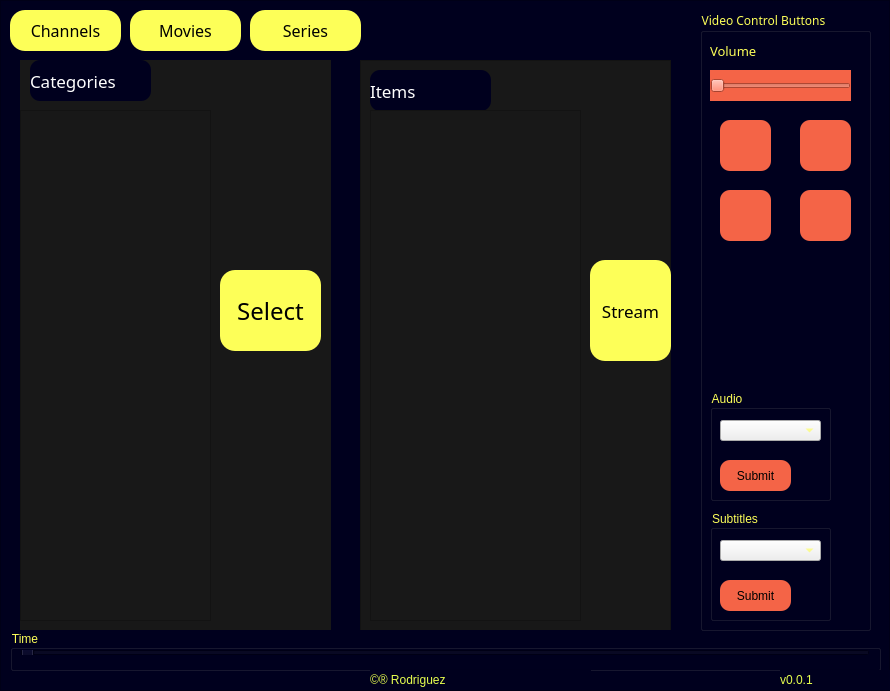
<?xml version="1.0" encoding="UTF-8"?>
<ui version="4.0">
 <class>MainWindow</class>
 <widget class="QMainWindow" name="MainWindow">
  <property name="geometry">
   <rect>
    <x>0</x>
    <y>0</y>
    <width>890</width>
    <height>691</height>
   </rect>
  </property>
  <property name="minimumSize">
   <size>
    <width>890</width>
    <height>691</height>
   </size>
  </property>
  <property name="maximumSize">
   <size>
    <width>890</width>
    <height>691</height>
   </size>
  </property>
  <property name="windowTitle">
   <string>MainWindow</string>
  </property>
  <widget class="QWidget" name="centralwidget">
   <widget class="QFrame" name="frame">
    <property name="geometry">
     <rect>
      <x>0</x>
      <y>0</y>
      <width>890</width>
      <height>691</height>
     </rect>
    </property>
    <property name="minimumSize">
     <size>
      <width>686</width>
      <height>691</height>
     </size>
    </property>
    <property name="maximumSize">
     <size>
      <width>890</width>
      <height>691</height>
     </size>
    </property>
    <property name="font">
     <font>
      <pointsize>7</pointsize>
     </font>
    </property>
    <property name="styleSheet">
     <string notr="true">background-color:  rgb(0, 0, 30)</string>
    </property>
    <property name="frameShape">
     <enum>QFrame::StyledPanel</enum>
    </property>
    <property name="frameShadow">
     <enum>QFrame::Raised</enum>
    </property>
    <widget class="QStackedWidget" name="stackedWidget">
     <property name="geometry">
      <rect>
       <x>20</x>
       <y>60</y>
       <width>311</width>
       <height>571</height>
      </rect>
     </property>
     <property name="styleSheet">
      <string notr="true">background-color: rgb(24, 24, 24);
</string>
     </property>
     <property name="currentIndex">
      <number>0</number>
     </property>
     <widget class="QWidget" name="page">
      <widget class="QListWidget" name="listWidget_channels">
       <property name="geometry">
        <rect>
         <x>0</x>
         <y>50</y>
         <width>191</width>
         <height>511</height>
        </rect>
       </property>
      </widget>
      <widget class="QLabel" name="label">
       <property name="geometry">
        <rect>
         <x>10</x>
         <y>0</y>
         <width>121</width>
         <height>41</height>
        </rect>
       </property>
       <property name="font">
        <font>
         <family>MV Boli</family>
         <pointsize>13</pointsize>
        </font>
       </property>
       <property name="styleSheet">
        <string notr="true">background-color:  rgb(0, 0, 30);
color: white;
 border-radius:10px;</string>
       </property>
       <property name="text">
        <string>Categories</string>
       </property>
      </widget>
      <widget class="QPushButton" name="btn_select_channel_category">
       <property name="geometry">
        <rect>
         <x>200</x>
         <y>210</y>
         <width>101</width>
         <height>81</height>
        </rect>
       </property>
       <property name="font">
        <font>
         <family>MV Boli</family>
         <pointsize>18</pointsize>
        </font>
       </property>
       <property name="styleSheet">
        <string notr="true">QPushButton{
	background-color: rgb(253, 255, 88);
    border-radius:15px;
}

QPushButton:hover{
	background-color: rgb(244, 100, 71);
    color: rgb(232, 255, 78);
}
</string>
       </property>
       <property name="text">
        <string>Select</string>
       </property>
      </widget>
     </widget>
     <widget class="QWidget" name="page_3">
      <widget class="QLabel" name="label_6">
       <property name="geometry">
        <rect>
         <x>10</x>
         <y>0</y>
         <width>121</width>
         <height>41</height>
        </rect>
       </property>
       <property name="font">
        <font>
         <family>MV Boli</family>
         <pointsize>13</pointsize>
        </font>
       </property>
       <property name="styleSheet">
        <string notr="true">background-color:  rgb(0, 0, 30);
color: white;
 border-radius:10px;</string>
       </property>
       <property name="text">
        <string>Categories</string>
       </property>
      </widget>
      <widget class="QPushButton" name="btn_select_movies_category">
       <property name="geometry">
        <rect>
         <x>200</x>
         <y>210</y>
         <width>101</width>
         <height>81</height>
        </rect>
       </property>
       <property name="font">
        <font>
         <family>MV Boli</family>
         <pointsize>18</pointsize>
        </font>
       </property>
       <property name="styleSheet">
        <string notr="true">QPushButton{
	background-color: rgb(253, 255, 88);
    border-radius:15px;
}

QPushButton:hover{
	background-color: rgb(244, 100, 71);
    color: rgb(232, 255, 78);
}
</string>
       </property>
       <property name="text">
        <string>Select</string>
       </property>
      </widget>
      <widget class="QListWidget" name="listWidget_movies">
       <property name="geometry">
        <rect>
         <x>0</x>
         <y>50</y>
         <width>191</width>
         <height>511</height>
        </rect>
       </property>
      </widget>
     </widget>
     <widget class="QWidget" name="page_2">
      <widget class="QLabel" name="label_7">
       <property name="geometry">
        <rect>
         <x>10</x>
         <y>0</y>
         <width>121</width>
         <height>41</height>
        </rect>
       </property>
       <property name="font">
        <font>
         <family>MV Boli</family>
         <pointsize>13</pointsize>
        </font>
       </property>
       <property name="styleSheet">
        <string notr="true">background-color:  rgb(0, 0, 30);
color: white;
 border-radius:10px;</string>
       </property>
       <property name="text">
        <string>Categories</string>
       </property>
      </widget>
      <widget class="QPushButton" name="btn_select_series_category">
       <property name="geometry">
        <rect>
         <x>200</x>
         <y>210</y>
         <width>101</width>
         <height>81</height>
        </rect>
       </property>
       <property name="font">
        <font>
         <family>MV Boli</family>
         <pointsize>18</pointsize>
        </font>
       </property>
       <property name="styleSheet">
        <string notr="true">QPushButton{
	background-color: rgb(253, 255, 88);
    border-radius:15px;
}

QPushButton:hover{
	background-color: rgb(244, 100, 71);
    color: rgb(232, 255, 78);
}
</string>
       </property>
       <property name="text">
        <string>Select</string>
       </property>
      </widget>
      <widget class="QListWidget" name="listWidget_series">
       <property name="geometry">
        <rect>
         <x>0</x>
         <y>50</y>
         <width>191</width>
         <height>511</height>
        </rect>
       </property>
      </widget>
     </widget>
    </widget>
    <widget class="QPushButton" name="btn_channels">
     <property name="geometry">
      <rect>
       <x>10</x>
       <y>10</y>
       <width>111</width>
       <height>41</height>
      </rect>
     </property>
     <property name="font">
      <font>
       <family>MV Boli</family>
       <pointsize>12</pointsize>
      </font>
     </property>
     <property name="styleSheet">
      <string notr="true">QPushButton{
	background-color: rgb(253, 255, 88);
    border-radius:15px;
}

QPushButton:hover{
	background-color: rgb(244, 100, 71);
    color: rgb(232, 255, 78);
}
</string>
     </property>
     <property name="text">
      <string>Channels</string>
     </property>
    </widget>
    <widget class="QPushButton" name="btn_movies">
     <property name="geometry">
      <rect>
       <x>130</x>
       <y>10</y>
       <width>111</width>
       <height>41</height>
      </rect>
     </property>
     <property name="font">
      <font>
       <family>MV Boli</family>
       <pointsize>12</pointsize>
      </font>
     </property>
     <property name="styleSheet">
      <string notr="true">QPushButton{
	background-color: rgb(253, 255, 88);
    border-radius:15px;
}

QPushButton:hover{
	background-color: rgb(244, 100, 71);
    color: rgb(232, 255, 78);
}
</string>
     </property>
     <property name="text">
      <string>Movies</string>
     </property>
    </widget>
    <widget class="QPushButton" name="btn_series">
     <property name="geometry">
      <rect>
       <x>250</x>
       <y>10</y>
       <width>111</width>
       <height>41</height>
      </rect>
     </property>
     <property name="font">
      <font>
       <family>MV Boli</family>
       <pointsize>12</pointsize>
      </font>
     </property>
     <property name="styleSheet">
      <string notr="true">QPushButton{
	background-color: rgb(253, 255, 88);
    border-radius:15px;
}

QPushButton:hover{
	background-color: rgb(244, 100, 71);
    color: rgb(232, 255, 78);
}
</string>
     </property>
     <property name="text">
      <string>Series</string>
     </property>
    </widget>
    <widget class="QFrame" name="frame_2">
     <property name="geometry">
      <rect>
       <x>360</x>
       <y>60</y>
       <width>311</width>
       <height>571</height>
      </rect>
     </property>
     <property name="styleSheet">
      <string notr="true">background-color: rgb(24, 24, 24);
</string>
     </property>
     <property name="frameShape">
      <enum>QFrame::StyledPanel</enum>
     </property>
     <property name="frameShadow">
      <enum>QFrame::Raised</enum>
     </property>
     <widget class="QLabel" name="label_2">
      <property name="geometry">
       <rect>
        <x>10</x>
        <y>10</y>
        <width>121</width>
        <height>41</height>
       </rect>
      </property>
      <property name="font">
       <font>
        <family>MV Boli</family>
        <pointsize>13</pointsize>
       </font>
      </property>
      <property name="styleSheet">
       <string notr="true">background-color:  rgb(0, 0, 30);
color: white;
 border-radius:10px;</string>
      </property>
      <property name="text">
       <string>Items</string>
      </property>
     </widget>
     <widget class="QPushButton" name="btn_select_channel_category_2">
      <property name="geometry">
       <rect>
        <x>230</x>
        <y>200</y>
        <width>81</width>
        <height>101</height>
       </rect>
      </property>
      <property name="font">
       <font>
        <family>MV Boli</family>
        <pointsize>13</pointsize>
       </font>
      </property>
      <property name="styleSheet">
       <string notr="true">QPushButton{
	background-color: rgb(253, 255, 88);
    border-radius:15px;
}

QPushButton:hover{
	background-color: rgb(244, 100, 71);
    color: rgb(232, 255, 78);
}
</string>
      </property>
      <property name="text">
       <string>Stream</string>
      </property>
     </widget>
     <widget class="QListWidget" name="listWidget_2">
      <property name="geometry">
       <rect>
        <x>10</x>
        <y>50</y>
        <width>211</width>
        <height>511</height>
       </rect>
      </property>
     </widget>
    </widget>
    <widget class="QGroupBox" name="groupBox_4">
     <property name="geometry">
      <rect>
       <x>10</x>
       <y>630</y>
       <width>871</width>
       <height>41</height>
      </rect>
     </property>
     <property name="styleSheet">
      <string notr="true">color: rgb(253, 255, 88);</string>
     </property>
     <property name="title">
      <string>Time</string>
     </property>
     <widget class="QSlider" name="horizontalSlider">
      <property name="geometry">
       <rect>
        <x>10</x>
        <y>20</y>
        <width>850</width>
        <height>5</height>
       </rect>
      </property>
      <property name="orientation">
       <enum>Qt::Horizontal</enum>
      </property>
     </widget>
    </widget>
    <widget class="QLabel" name="label_4">
     <property name="geometry">
      <rect>
       <x>370</x>
       <y>670</y>
       <width>221</width>
       <height>20</height>
      </rect>
     </property>
     <property name="styleSheet">
      <string notr="true">color: rgb(232, 255, 78);</string>
     </property>
     <property name="text">
      <string>©® Rodriguez</string>
     </property>
    </widget>
    <widget class="QLabel" name="label_5">
     <property name="geometry">
      <rect>
       <x>780</x>
       <y>670</y>
       <width>111</width>
       <height>20</height>
      </rect>
     </property>
     <property name="styleSheet">
      <string notr="true">color: rgb(232, 255, 78);</string>
     </property>
     <property name="text">
      <string>v0.0.1</string>
     </property>
    </widget>
   </widget>
   <widget class="QGroupBox" name="groupBox">
    <property name="geometry">
     <rect>
      <x>700</x>
      <y>10</y>
      <width>171</width>
      <height>621</height>
     </rect>
    </property>
    <property name="font">
     <font>
      <family>MV Boli</family>
      <pointsize>9</pointsize>
     </font>
    </property>
    <property name="styleSheet">
     <string notr="true">color: rgb(253, 255, 88);</string>
    </property>
    <property name="title">
     <string>Video Control Buttons</string>
    </property>
    <widget class="QSlider" name="volume_control">
     <property name="geometry">
      <rect>
       <x>10</x>
       <y>60</y>
       <width>141</width>
       <height>31</height>
      </rect>
     </property>
     <property name="cursor">
      <cursorShape>PointingHandCursor</cursorShape>
     </property>
     <property name="styleSheet">
      <string notr="true">background-color: rgb(244, 100, 71);
color: rgb(232, 255, 78);</string>
     </property>
     <property name="orientation">
      <enum>Qt::Horizontal</enum>
     </property>
    </widget>
    <widget class="QLabel" name="label_3">
     <property name="geometry">
      <rect>
       <x>10</x>
       <y>30</y>
       <width>101</width>
       <height>21</height>
      </rect>
     </property>
     <property name="font">
      <font>
       <family>MV Boli</family>
       <pointsize>10</pointsize>
      </font>
     </property>
     <property name="styleSheet">
      <string notr="true">background-color:  rgb(0, 0, 30);
color: rgb(253, 255, 88);
 border-radius:10px;</string>
     </property>
     <property name="text">
      <string>Volume</string>
     </property>
    </widget>
    <widget class="QPushButton" name="btn_stop">
     <property name="geometry">
      <rect>
       <x>100</x>
       <y>110</y>
       <width>51</width>
       <height>51</height>
      </rect>
     </property>
     <property name="cursor">
      <cursorShape>PointingHandCursor</cursorShape>
     </property>
     <property name="autoFillBackground">
      <bool>false</bool>
     </property>
     <property name="styleSheet">
      <string notr="true">QPushButton{
    color: black;
	background-color: rgb(244, 100, 71);
    border-radius:10px;
}

QPushButton:hover{
	background-color: rgb(253, 255, 88);
    color: rgb(0, 0, 255);
}
</string>
     </property>
     <property name="text">
      <string/>
     </property>
     <property name="icon">
      <iconset>
       <normaloff>img/stop.jpg</normaloff>img/stop.jpg</iconset>
     </property>
     <property name="iconSize">
      <size>
       <width>46</width>
       <height>50</height>
      </size>
     </property>
    </widget>
    <widget class="QPushButton" name="btn_play">
     <property name="geometry">
      <rect>
       <x>20</x>
       <y>110</y>
       <width>51</width>
       <height>51</height>
      </rect>
     </property>
     <property name="cursor">
      <cursorShape>PointingHandCursor</cursorShape>
     </property>
     <property name="autoFillBackground">
      <bool>false</bool>
     </property>
     <property name="styleSheet">
      <string notr="true">QPushButton{
    color: black;
	background-color: rgb(244, 100, 71);
    border-radius:10px;
}

QPushButton:hover{
	background-color: rgb(253, 255, 88);
    color: rgb(0, 0, 255);
}
</string>
     </property>
     <property name="text">
      <string/>
     </property>
     <property name="icon">
      <iconset>
       <normaloff>img/play.jpg</normaloff>img/play.jpg</iconset>
     </property>
     <property name="iconSize">
      <size>
       <width>45</width>
       <height>45</height>
      </size>
     </property>
    </widget>
    <widget class="QPushButton" name="btn_before">
     <property name="geometry">
      <rect>
       <x>20</x>
       <y>180</y>
       <width>51</width>
       <height>51</height>
      </rect>
     </property>
     <property name="cursor">
      <cursorShape>PointingHandCursor</cursorShape>
     </property>
     <property name="autoFillBackground">
      <bool>false</bool>
     </property>
     <property name="styleSheet">
      <string notr="true">QPushButton{
    color: black;
	background-color: rgb(244, 100, 71);
    border-radius:10px;
}

QPushButton:hover{
	background-color: rgb(253, 255, 88);
    color: rgb(0, 0, 255);
}
</string>
     </property>
     <property name="text">
      <string/>
     </property>
     <property name="icon">
      <iconset>
       <normaloff>img/back.jpg</normaloff>img/back.jpg</iconset>
     </property>
     <property name="iconSize">
      <size>
       <width>45</width>
       <height>49</height>
      </size>
     </property>
    </widget>
    <widget class="QPushButton" name="btn_next">
     <property name="geometry">
      <rect>
       <x>100</x>
       <y>180</y>
       <width>51</width>
       <height>51</height>
      </rect>
     </property>
     <property name="cursor">
      <cursorShape>PointingHandCursor</cursorShape>
     </property>
     <property name="autoFillBackground">
      <bool>false</bool>
     </property>
     <property name="styleSheet">
      <string notr="true">QPushButton{
    color: black;
	background-color: rgb(244, 100, 71);
    border-radius:10px;
}

QPushButton:hover{
	background-color: rgb(253, 255, 88);
    color: rgb(0, 0, 255);
}
</string>
     </property>
     <property name="text">
      <string/>
     </property>
     <property name="icon">
      <iconset>
       <normaloff>img/next.jpg</normaloff>img/next.jpg</iconset>
     </property>
     <property name="iconSize">
      <size>
       <width>45</width>
       <height>49</height>
      </size>
     </property>
    </widget>
    <widget class="QGroupBox" name="groupBox_2">
     <property name="geometry">
      <rect>
       <x>10</x>
       <y>500</y>
       <width>121</width>
       <height>111</height>
      </rect>
     </property>
     <property name="title">
      <string>Subtitles</string>
     </property>
     <widget class="QPushButton" name="bth_subtitle_submit">
      <property name="geometry">
       <rect>
        <x>10</x>
        <y>70</y>
        <width>71</width>
        <height>31</height>
       </rect>
      </property>
      <property name="cursor">
       <cursorShape>PointingHandCursor</cursorShape>
      </property>
      <property name="autoFillBackground">
       <bool>false</bool>
      </property>
      <property name="styleSheet">
       <string notr="true">QPushButton{
    color: black;
	background-color: rgb(244, 100, 71);
    border-radius:10px;
}

QPushButton:hover{
	background-color: rgb(253, 255, 88);
    color: rgb(0, 0, 255);
}
</string>
      </property>
      <property name="text">
       <string>Submit</string>
      </property>
     </widget>
     <widget class="QComboBox" name="comboBox">
      <property name="geometry">
       <rect>
        <x>10</x>
        <y>30</y>
        <width>101</width>
        <height>21</height>
       </rect>
      </property>
     </widget>
    </widget>
    <widget class="QGroupBox" name="groupBox_3">
     <property name="geometry">
      <rect>
       <x>10</x>
       <y>380</y>
       <width>121</width>
       <height>111</height>
      </rect>
     </property>
     <property name="title">
      <string>Audio</string>
     </property>
     <widget class="QPushButton" name="bth_audio_submit">
      <property name="geometry">
       <rect>
        <x>10</x>
        <y>70</y>
        <width>71</width>
        <height>31</height>
       </rect>
      </property>
      <property name="cursor">
       <cursorShape>PointingHandCursor</cursorShape>
      </property>
      <property name="autoFillBackground">
       <bool>false</bool>
      </property>
      <property name="styleSheet">
       <string notr="true">QPushButton{
    color: black;
	background-color: rgb(244, 100, 71);
    border-radius:10px;
}

QPushButton:hover{
	background-color: rgb(253, 255, 88);
    color: rgb(0, 0, 255);
}
</string>
      </property>
      <property name="text">
       <string>Submit</string>
      </property>
     </widget>
     <widget class="QComboBox" name="comboBox_2">
      <property name="geometry">
       <rect>
        <x>10</x>
        <y>30</y>
        <width>101</width>
        <height>21</height>
       </rect>
      </property>
     </widget>
    </widget>
   </widget>
  </widget>
 </widget>
 <resources/>
 <connections/>
</ui>
